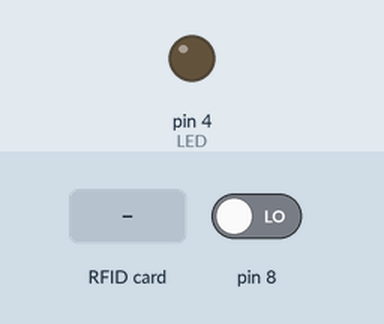
A sketch run on a simulated Arduino Uno, built with avr-gcc and run on an emulated ATmega328P. On the bench: output pins drawn as LEDs (lit = HIGH). Inputs (shaded band) come from the test bench; at power-on: pin 8 LOW. Pins used as bus, display or sensor lines are not drawn; what the sketch prints to the serial monitor is not drawn.

Above: at 1.2 s.
1.3 s: pin 8 driven HIGH
At 2.1 s:
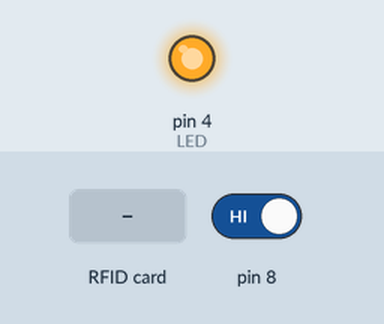
3.1 s: RFID card 5E 7A 19 C4 held to the reader
Timing chart, 0 to 6.1 s (numbered marks = the images above; inputs shaded):
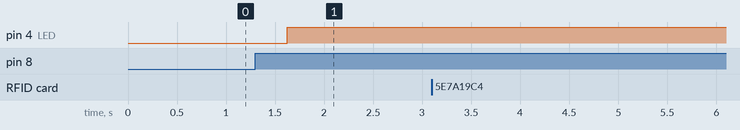

Measured:
- after the input at 1.3 s, pin 4 (LED): LOW → HIGH after 0.33 s
- after the input at 3.1 s, every drawn part: stays the same

The sketch:

BUSDEVICE.ino
```cpp
#include <SPI.h>
#include <MFRC522.h>

#define RST_PIN   9
#define SS_PIN    10
#define LED 4

MFRC522 rc522(SS_PIN, RST_PIN);

int i=0;
int value = 0;
int down = 0;

void setup(){
  Serial.begin(9600);
  SPI.begin();
  rc522.PCD_Init();

  pinMode(LED, OUTPUT);
  pinMode(8, INPUT);
}

void loop(){
  value = digitalRead(8);
  if(value == 1){
    down = 1;
  }

  if(down == 0){
    digitalWrite(LED, LOW);
  }else if(down == 1){
    digitalWrite(LED, HIGH);
  }

  if ( !rc522.PICC_IsNewCardPresent() || !rc522.PICC_ReadCardSerial() ) {
    //카드 또는 ID 가 읽히지 않으면 return을 통해 다시 시작하게 됩니다.
    delay(500);
    return;
  }


  Serial.print("Card UID:");

  for (byte i = 0; i < 4; i++) {
    Serial.print(rc522.uid.uidByte[i]);
    Serial.print(" ");
  }
  Serial.println(" ");

  if(rc522.uid.uidByte[0]==0x03 && rc522.uid.uidByte[1]==0xFD && rc522.uid.uidByte[2]==0x6C
    && rc522.uid.uidByte[3]==0xA9) {  // 여기에 CARD UID 를 자신의 카드에 맞는 값으로 변경해주세요

    Serial.println("박세현 승객 탑승, 130번 버스");
    digitalWrite(LED, HIGH);
    delay(500);
  }
  else{
    Serial.println("<< WARNING !!! >>  This card is not registered");
    delay(500);
  }

}
```
